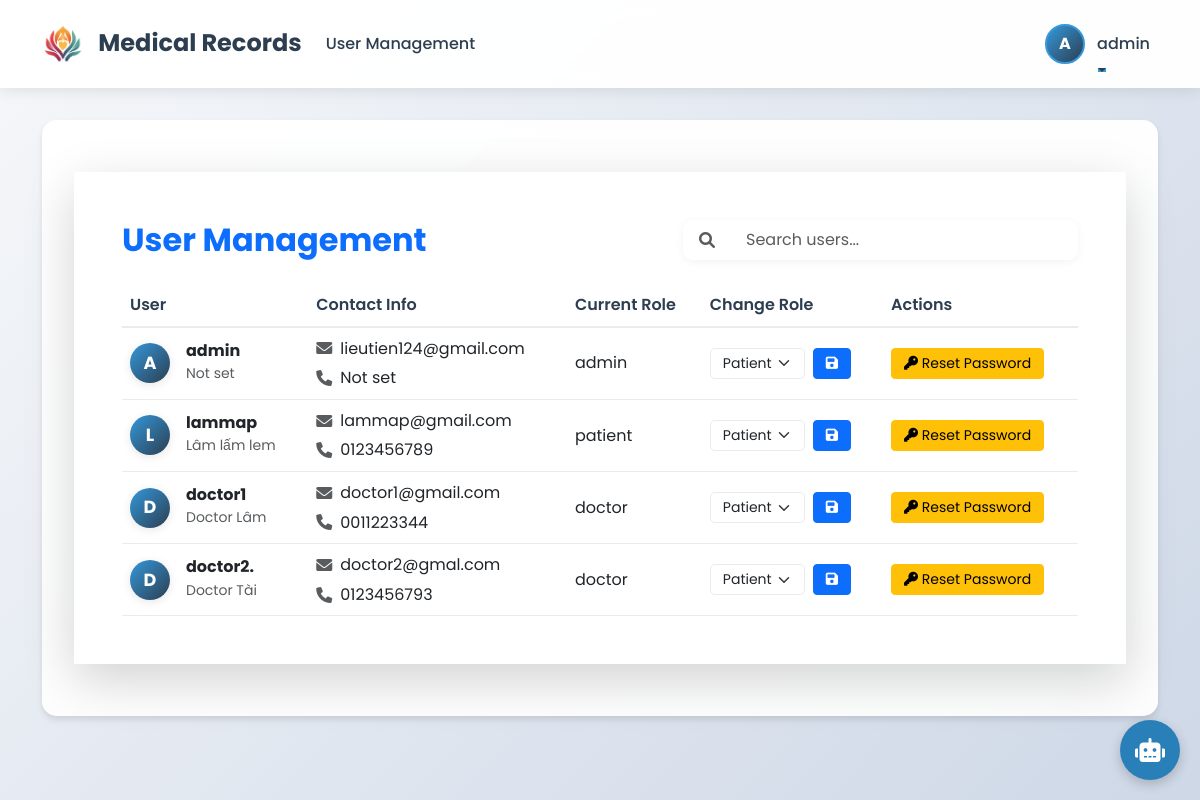
The app's page /admin/users (signed in) with its own data.
### app/models/user.py (models this page shows, shortened)
class User(UserMixin, db.Model):
    id = db.Column(db.Integer, primary_key=True)
    username = db.Column(db.String(80), unique=True, nullable=False)
    email = db.Column(db.String(120), unique=True, nullable=False)
    password_hash = db.Column(db.String(128))
    phone = db.Column(db.String(10))
    full_name = db.Column(db.String(100))
    avatar = db.Column(db.String(200))
    role = db.Column(db.String(20))
    records = db.relationship('MedicalRecord', backref='patient', lazy=True)
    notifications = db.relationship('Notification', foreign_keys='Notification.patient_id', backref='patient', lazy=True)
    sent_notifications = db.relationship('Notification', foreign_keys='Notification.doctor_id', backref='doctor', lazy=True)
    reset_code = db.Column(db.String(6))
    reset_code_expiry = db.Column(db.DateTime)

### app/routes/admin.py (the view)
@bp.route('/users')
@login_required
def users():
    if current_user.role != 'admin':
        flash('Access denied. Admin only.', 'danger')
        return redirect(url_for('index'))
    users = User.query.all()
    role_form = AdminUserManagementForm()
    password_form = AdminPasswordResetForm()
    return render_template('admin_users.html', users=users, role_form=role_form, password_form=password_form)

### app/forms/admin_forms.py
class AdminUserManagementForm(FlaskForm):
    current_role = HiddenField('Current Role')
    role = SelectField('Role', choices=[('patient', 'Patient'), ('doctor', 'Doctor'), ('admin', 'Admin')], validators=[DataRequired()])
    submit = SubmitField('Update Role')

class AdminPasswordResetForm(FlaskForm):
    new_password = PasswordField('New Password', validators=[
        DataRequired(),
        Length(min=6, message='Password must be at least 6 characters long')
    ])
    confirm_password = PasswordField('Confirm Password', validators=[
        DataRequired(),
        EqualTo('new_password', message='Passwords must match')
    ])
    submit = SubmitField('Reset Password')

### templates/admin_users.html (shortened to what this page needs)
{% extends "base.html" %}
{% block content %}
<div class="container-fluid h-100 p-0">
    <div class="card shadow-lg border-0 rounded-0 admin-card h-100">
        <div class="card-body p-5">
            <div class="d-flex justify-content-between align-items-center mb-4">
                <h2 class="fw-bold text-primary mb-0">User Management</h2>
                <div class="search-box">
                    <div class="input-group">
                        <span class="input-group-text bg-transparent border-end-0">
                            <i class="fas fa-search text-muted"></i>
                        </span>
                        <input type="text" class="form-control border-start-0" id="userSearch" placeholder="Search users...">
                    </div>
                </div>
            </div>
            <div class="table-responsive">
                <table class="table table-hover align-middle">
                    <thead>
                        <tr>
                            <th>User</th>
                            <th>Contact Info</th>
                            <th>Current Role</th>
                            <th>Change Role</th>
                            <th>Actions</th>
                        </tr>
                    </thead>
                    <tbody>
                        {% for user in users %}
                        <tr>
                            <td>
                                <div class="d-flex align-items-center">
                                    <div class="avatar-circle me-3">
                                        {% if user.avatar %}
                                        <img src="{{ url_for('static', filename='uploads/' + user.avatar) }}" alt="Avatar">
                                        {% else %}
                                        <span class="avatar-initial">{{ user.username[0].upper() }}</span>
                                        {% endif %}
                                    </div>
                                    <div>
                                        <h6 class="mb-0 fw-bold">{{ user.username }}</h6>
                                        <small class="text-muted">{{ user.full_name or 'Not set' }}</small>
                                    </div>
                                </div>
                            </td>
                            <td>
                                <div>
                                    <div class="d-flex align-items-center mb-1">
                                        <i class="fas fa-envelope text-muted me-2"></i>
                                        <span>{{ user.email }}</span>
                                    </div>
                                    <div class="d-flex align-items-center">
                                        <i class="fas fa-phone text-muted me-2"></i>
                                        <span>{{ user.phone or 'Not set' }}</span>
                                    </div>
                                </div>
                            </td>
                            <td>
                                {{ user.role }}
                            </td>
                            <td>
                                <form action="{{ url_for('admin.update_role', user_id=user.id) }}" method="post" class="d-flex align-items-center">
                                    {{ role_form.role(class='form-select form-select-sm w-auto me-2') }}
                                    <button type="submit" class="btn btn-primary btn-sm">
                                        <i class="fas fa-save"></i>
                                    </button>
                                </form>
                            </td>
                            <td>
                                <button type="button" class="btn btn-warning btn-sm" data-bs-toggle="modal" data-bs-target="#resetPasswordModal{{ user.id }}">
                                    <i class="fas fa-key"></i> Reset Password
                                </button>
                            </td>
                        </tr>
                        {% endfor %}
                    </tbody>
                </table>
            </div>
        </div>
    </div>
</div>
{% endblock %}

### templates/base.html (shortened to what this page needs)
<!DOCTYPE html>
<html lang="en">
<head>
    <link href="https://cdn.jsdelivr.net/npm/bootstrap@5.3.0/dist/css/bootstrap.min.css" rel="stylesheet">
    <link rel="stylesheet" href="https://cdnjs.cloudflare.com/ajax/libs/font-awesome/6.0.0/css/all.min.css">
</head>
<body>
    <nav class="navbar navbar-expand-lg navbar-light">
        <div class="container">
            <a class="navbar-brand" href="{{ url_for('index') }}">
                <img src="{{ url_for('static', filename='images/logo.png') }}" alt="Medical Records Logo" height="40">
                <span class="ms-2 fw-bold">Medical Records</span>
            </a>
            <div class="collapse navbar-collapse" id="navbarNav">
                <ul class="navbar-nav me-auto">
                    {% if current_user.is_authenticated %}
                        {% if current_user.role == 'patient' %}
                        <li class="nav-item">
                            <a class="nav-link" href="{{ url_for('patient.new_record') }}">New Record</a>
                        </li>
                        <li class="nav-item">
                            <a class="nav-link {{ 'active' if request.endpoint == 'patient.view_records' else '' }}" href="{{ url_for('patient.view_records') }}">
                                <i class="fas fa-file-medical-alt me-2"></i>View Records
                            </a>
                        </li>
                        <li class="nav-item">
                            <a class="nav-link {{ 'active' if request.endpoint == 'patient.view_charts' else '' }}" href="{{ url_for('patient.view_charts') }}">
                                <i class="fas fa-chart-line me-2"></i>View Charts
                            </a>
                        </li>
                        <li class="nav-item">
                            <a class="nav-link {{ 'active' if request.endpoint == 'patient.notifications' else '' }}" href="{{ url_for('patient.notifications') }}">
                                <i class="fas fa-bell me-2"></i>Notifications
                                {% if notification_count and notification_count > 0 %}
                                <span class="badge bg-danger">{{ notification_count }}</span>
                                {% endif %}
                            </a>
                        </li>
                        <li class="nav-item">
                            <a class="nav-link {{ 'active' if request.endpoint == 'patient.view_doctors' else '' }}" href="{{ url_for('patient.view_doctors') }}">
                                <i class="fas fa-user-md me-2"></i>Search Doctor
                            </a>
                        </li>
                        {% elif current_user.role == 'doctor' %}
                        <li class="nav-item">
                            <a class="nav-link" href="{{ url_for('doctor.search_patient') }}">Search Patient</a>
                        </li>
                        {% elif current_user.role == 'admin' %}
                        <li class="nav-item">
                            <a class="nav-link" href="{{ url_for('admin.users') }}">User Management</a>
                        </li>
                        {% endif %}
                    {% endif %}
                </ul>
                <ul class="navbar-nav">
                    {% if current_user.is_authenticated %}
                        <li class="nav-item dropdown">
                            <a class="nav-link dropdown-toggle" href="#" id="navbarDropdown" role="button" data-bs-toggle="dropdown" aria-expanded="false">
                                {% if current_user.avatar %}
                                <img src="{{ url_for('static', filename='uploads/' + current_user.avatar) }}" class="avatar-small me-2" alt="Avatar">
                                {% else %}
                                <div class="avatar-small me-2 d-inline-flex align-items-center justify-content-center" style="background: linear-gradient(135deg, #3498db, #2c3e50);">
                                    <span class="text-white fw-bold">{{ current_user.username[0].upper() }}</span>
                                </div>
                                {% endif %}
                                {{ current_user.username }}
                            </a>
                        </li>
                    {% endif %}
                </ul>
            </div>
        </div>
    </nav>
    <div class="container">
        <div class="content">
            {% block content %}{% endblock %}
        </div>
    </div>
    <div class="ai-chat-container">
        <button class="ai-chat-toggle" id="toggleChat">
            <i class="fas fa-robot"></i>
        </button>
    </div>
</body>
</html>

### templates/base.html (style rules this page uses)
:root { --primary-color: #2c3e50; --secondary-color: #3498db; --accent-color: #e74c3c; --background-color: #f8f9fa; --text-color: #2c3e50; --card-shadow: 0 4px 6px rgba(0, 0, 0, 0.1); }
body { font-family: 'Poppins', sans-serif; background-color: var(--background-color); color: var(--text-color); position: relative; min-height: 100vh; line-height: 1.6; }
body::before { content: ''; position: fixed; top: 0; left: 0; width: 100%; height: 100%; z-index: -1; background: linear-gradient(135deg, #f5f7fa 0%, #c3cfe2 100%); opacity: 0.8; }
.navbar { background-color: rgba(255, 255, 255, 0.95); backdrop-filter: blur(10px); box-shadow: 0 2px 15px rgba(0, 0, 0, 0.1); padding: 1rem 0; position: relative; z-index: 1070 !important; }
.navbar-brand { font-weight: 700; font-size: 1.5rem; color: var(--primary-color); transition: color 0.3s ease; }
.nav-link { color: var(--text-color); font-weight: 500; padding: 0.5rem 1rem; transition: all 0.3s ease; position: relative; }
.nav-link::after { content: ''; position: absolute; width: 0; height: 2px; bottom: 0; left: 50%; background-color: var(--secondary-color); transition: all 0.3s ease; transform: translateX(-50%); }
.content { background-color: rgba(255, 255, 255, 0.95); border-radius: 15px; box-shadow: var(--card-shadow); padding: 2rem; margin: 2rem auto; backdrop-filter: blur(10px); transition: transform 0.3s ease, box-shadow 0.3s ease; position: relative; z-index: 1030; }
.avatar-small { width: 40px; height: 40px; border-radius: 50%; object-fit: cover; border: 2px solid var(--secondary-color); transition: transform 0.3s ease; }
.nav-item.dropdown { position: relative !important; }
.ai-chat-container { position: fixed; bottom: 20px; right: 20px; z-index: 1090; display: flex; flex-direction: column; align-items: flex-end; }
.ai-chat-toggle { width: 60px; height: 60px; border-radius: 50%; background-color: #2980b9; color: white; display: flex; justify-content: center; align-items: center; cursor: pointer; border: none; box-shadow: 0 4px 12px rgba(0, 0, 0, 0.2); font-size: 24px; transition: all 0.3s ease; position: relative; }

### templates/admin_users.html (style rules this page uses)
.container-fluid { width: 100%; padding-right: 15px; padding-left: 15px; margin-right: auto; margin-left: auto; }
.admin-card { background: rgba(255, 255, 255, 0.95); backdrop-filter: blur(10px); transition: all 0.3s ease; animation: cardAppear 0.6s ease-out; margin: 20px 0; }
.search-box .input-group { border-radius: 10px; overflow: hidden; box-shadow: 0 2px 10px rgba(0,0,0,0.05); }
.search-box .form-control { border: none; padding: 0.5rem 1rem; }
.search-box .input-group-text { border: none; padding: 0.5rem 1rem; }
.avatar-circle { width: 40px; height: 40px; border-radius: 50%; overflow: hidden; background: linear-gradient(135deg, #3498db, #2c3e50); display: flex; align-items: center; justify-content: center; box-shadow: 0 2px 10px rgba(0,0,0,0.1); }
.avatar-initial { color: white; font-weight: bold; font-size: 1.1rem; }
.table { margin-bottom: 0; }
.table th { font-weight: 600; color: var(--text-color); border-bottom: 2px solid #e9ecef; }
.table td { vertical-align: middle; border-bottom: 1px solid #e9ecef; }
.form-select { border: 1px solid #e9ecef; border-radius: 5px; padding: 0.25rem 2rem 0.25rem 0.75rem; }
.btn-sm { padding: 0.25rem 0.75rem; font-size: 0.875rem; }
.input-group .form-control { border-right: 0; }

### records on screen
User: username "A", username "admin", full_name "Not set", email "lieutien124@gmail.com", phone "Not set", role "admin"
User: username "L", username "lammap", full_name "Lâm lấm lem", email "lammap@gmail.com", phone "0123456789", role "patient"
User: username "D", username "doctor1", full_name "Doctor Lâm", email "doctor1@gmail.com", phone "0011223344", role "doctor"
User: username "D", username "doctor2.", full_name "Doctor Tài", email "doctor2@gmal.com", phone "0123456793", role "doctor"
